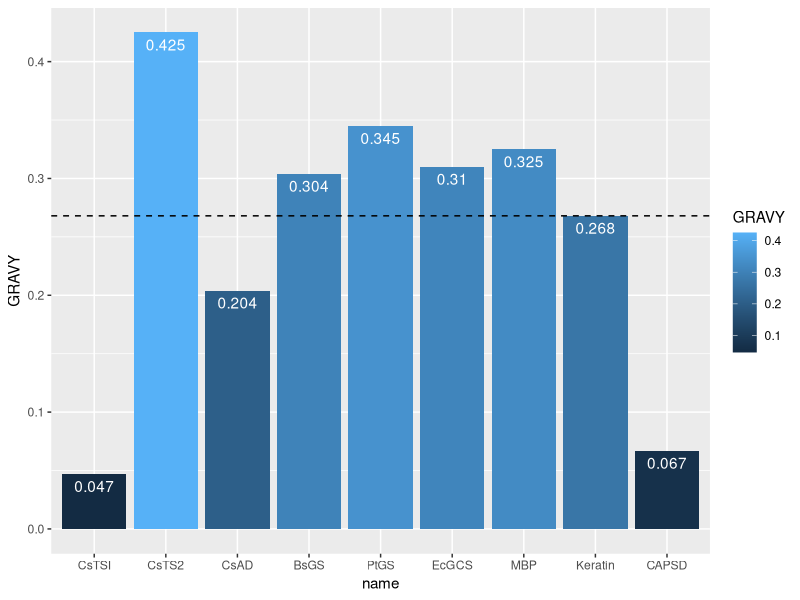
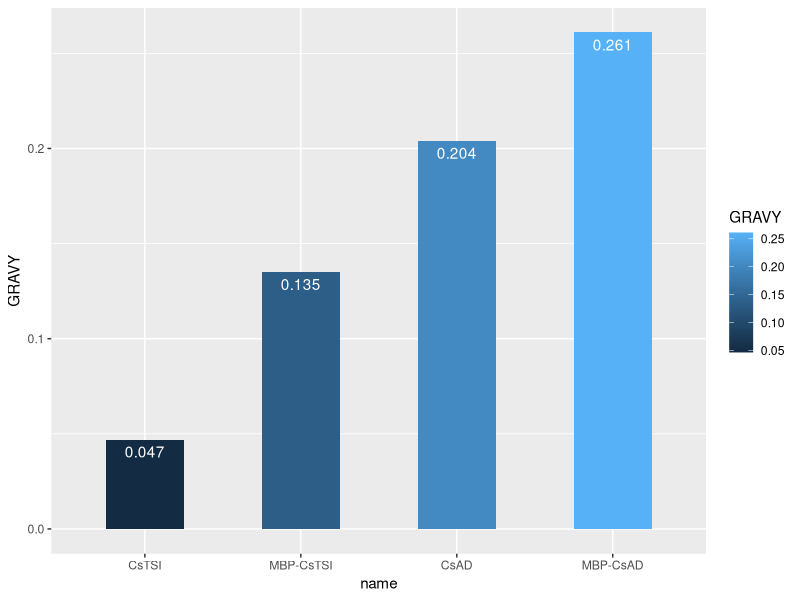

Write R code to recreate these figures, in order.
library(ggplot2)
enzyme <- c("CsTSI","CsTS2","CsAD","BsGS","PtGS","EcGCS","MBP","Keratin","CAPSD")
enzyme2 <- c("CsTSI","MBP-CsTSI","CsAD","MBP-CsAD")
solution <- c(0.047,0.425,0.204,0.304,0.345,0.310,0.325,0.268,0.067)
solution2 <- c(0.047,0.135,0.204,0.261)
mydata <- data.frame(name=enzyme,GRAVY=solution)
mydata$name = factor(mydata$name, 
                     levels=c("CsTSI","CsTS2","CsAD","BsGS","PtGS","EcGCS","MBP","Keratin","CAPSD"))
p<-ggplot(data=mydata,aes(x=name,y = GRAVY,fill=GRAVY))+
  geom_bar(stat = 'identity',position = "dodge")+
  geom_hline(aes(yintercept=0.268),colour="black",linetype="dashed")+
  geom_text(aes(label=GRAVY),vjust=1.5,colour="white")
p

mydata2 <- data.frame(name=enzyme2,GRAVY=solution2)
mydata2$name = factor(mydata2$name, 
                     levels=c("CsTSI","MBP-CsTSI","CsAD","MBP-CsAD"))
p2<-ggplot(data=mydata2,aes(x=name,y = GRAVY,fill=GRAVY))+
  geom_bar(stat = 'identity',position = "dodge",width=0.5)+
  geom_text(aes(label=GRAVY),vjust=1.5,colour="white")
p2
